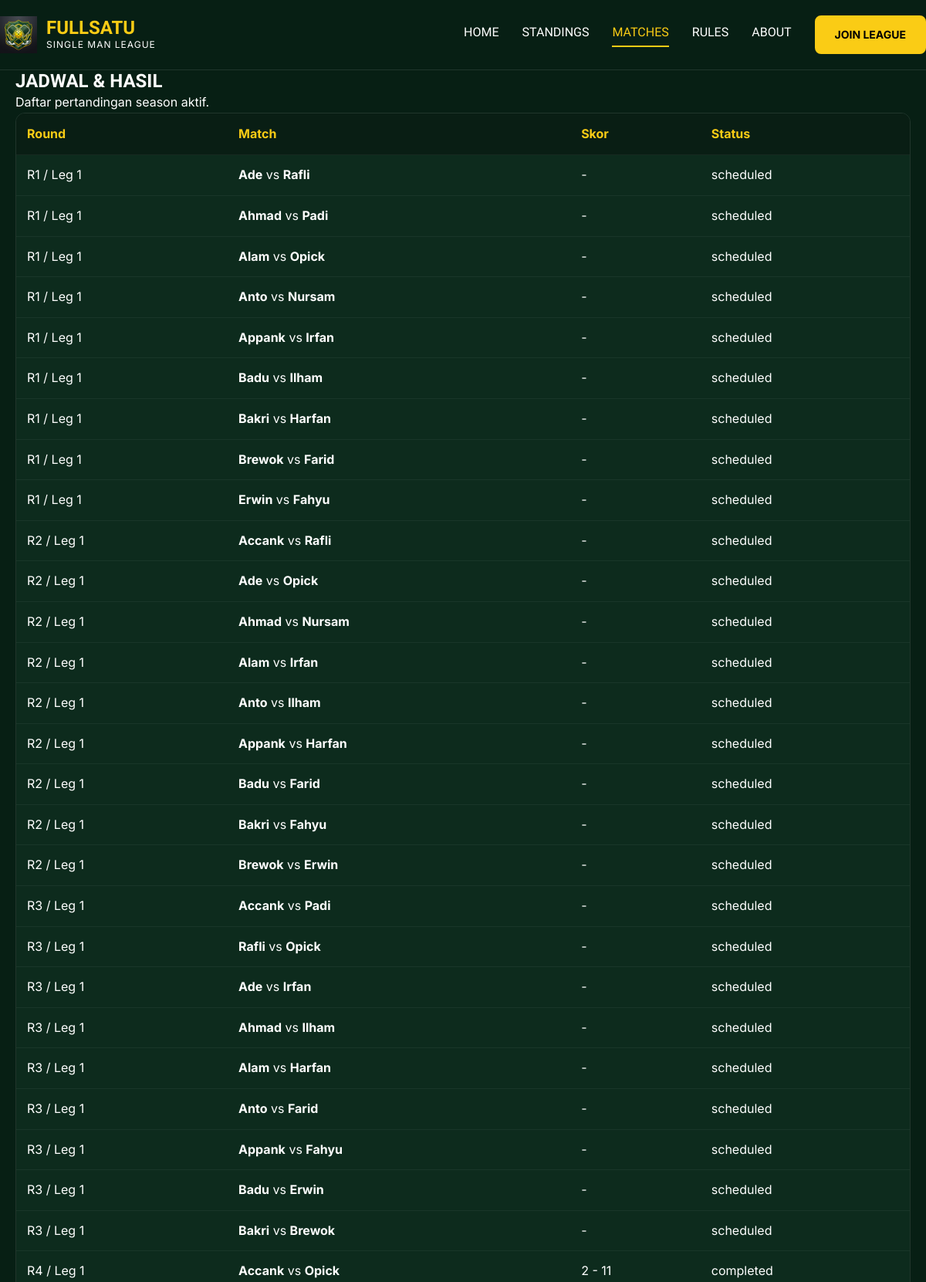
The app's page /matches.php (upper part) with its own data.
### tables this page shows
CREATE TABLE IF NOT EXISTS `matches` (
  `id` int NOT NULL AUTO_INCREMENT,
  `season_id` int NOT NULL,
  `round_number` int NOT NULL,
  `leg_number` int NOT NULL DEFAULT '1',
  `player1_id` int NOT NULL,
  `player2_id` int NOT NULL,
  `player1_score` int DEFAULT NULL,
  `player2_score` int DEFAULT NULL,
  `winner_id` int DEFAULT NULL,
  `status` enum('scheduled','completed') NOT NULL DEFAULT 'scheduled',
  `scheduled_at` datetime DEFAULT NULL,
  `created_at` timestamp NULL DEFAULT CURRENT_TIMESTAMP,
  PRIMARY KEY (`id`),
  KEY `season_id` (`season_id`),
  KEY `player1_id` (`player1_id`),
  KEY `player2_id` (`player2_id`),
  KEY `winner_id` (`winner_id`),
  CONSTRAINT `matches_ibfk_1` FOREIGN KEY (`season_id`) REFERENCES `seasons` (`id`) ON DELETE CASCADE,
  CONSTRAINT `matches_ibfk_2` FOREIGN KEY (`player1_id`) REFERENCES `players` (`id`),
  CONSTRAINT `matches_ibfk_3` FOREIGN KEY (`player2_id`) REFERENCES `players` (`id`),
  CONSTRAINT `matches_ibfk_4` FOREIGN KEY (`winner_id`) REFERENCES `players` (`id`)
);

CREATE TABLE IF NOT EXISTS `players` (
  `id` int NOT NULL AUTO_INCREMENT,
  `name` varchar(100) NOT NULL,
  `created_at` timestamp NULL DEFAULT CURRENT_TIMESTAMP,
  PRIMARY KEY (`id`)
);

### includes/functions.php (called while the page is built, shortened)
<?php
function e($value) {
    return htmlspecialchars((string)$value, ENT_QUOTES, 'UTF-8');
}
function getCurrentSeason($pdo) {
    $stmt = $pdo->query("SELECT * FROM seasons ORDER BY id DESC LIMIT 1");
    return $stmt->fetch();
}
?>

### matches.php (the view, shortened to what this page needs)
<?php
require 'config/db.php';
require 'includes/functions.php';
$season = getCurrentSeason($pdo);
include 'includes/header.php';
?>
<section class="hero"><h1>Jadwal & Hasil</h1><p>Daftar pertandingan season aktif.</p></section>
<?php if ($season):
$stmt = $pdo->prepare("SELECT m.*, p1.name AS player1, p2.name AS player2, w.name AS winner FROM matches m JOIN players p1 ON p1.id=m.player1_id JOIN players p2 ON p2.id=m.player2_id LEFT JOIN players w ON w.id=m.winner_id WHERE m.season_id=? ORDER BY m.round_number, m.id");
$stmt->execute([$season['id']]);
$matches = $stmt->fetchAll();
?>
<div class="table-wrap"><table><thead><tr><th>Round</th><th>Match</th><th>Skor</th><th>Status</th></tr></thead><tbody>
<?php foreach($matches as $m): ?>
<tr><td>R<?= e($m['round_number']) ?> / Leg <?= e($m['leg_number']) ?></td><td><strong><?= e($m['player1']) ?></strong> vs <strong><?= e($m['player2']) ?></strong></td><td><?= $m['status']==='completed' ? e($m['player1_score']).' - '.e($m['player2_score']) : '-' ?></td><td><span class="badge"><?= e($m['status']) ?></span></td></tr>
<?php endforeach; ?>
</tbody></table></div>
<?php endif; include 'includes/footer.php'; ?>

### assets/css/style.css (style rules this page uses)
:root { --color-primary: #facc15; --color-primary-dark: #eab308; --color-bg-dark: #071f14; --color-bg-light: #0d2b1d; --color-bg-card: rgba(255, 255, 255, 0.05); --color-text-main: #ffffff; --color-text-muted: #94a3b8; --color-text-green: #4ade80; --color-border: rgba(255, 255, 255, 0.1); --font-heading: 'Oswald', sans-serif; --font-body: 'Inter', sans-serif; }
* { box-sizing: border-box; margin: 0; padding: 0; }
body { font-family: var(--font-body); background-color: var(--color-bg-dark); color: var(--color-text-main); line-height: 1.6; }
h1, h2, h3, h4, h5, h6 { font-family: var(--font-heading); text-transform: uppercase; line-height: 1.2; }
.table-wrap { overflow: auto; border-radius: 12px; border: 1px solid var(--color-border); }
table { width: 100%; border-collapse: collapse; background: var(--color-bg-light); }
th { background: rgba(0,0,0,0.3); color: var(--color-primary); text-align: left; padding: 14px; }
td { padding: 13px 14px; border-top: 1px solid rgba(255,255,255,.05); }

### records on screen
matches: round_number "1", leg_number "1", player1.name "Ade", player2.name "Rafli", status "scheduled"
matches: round_number "1", leg_number "1", player1.name "Ahmad", player2.name "Padi", status "scheduled"
matches: round_number "1", leg_number "1", player1.name "Alam", player2.name "Opick", status "scheduled"
matches: round_number "1", leg_number "1", player1.name "Anto", player2.name "Nursam", status "scheduled"
matches: round_number "1", leg_number "1", player1.name "Appank", player2.name "Irfan", status "scheduled"
matches: round_number "1", leg_number "1", player1.name "Badu", player2.name "Ilham", status "scheduled"
matches: round_number "1", leg_number "1", player1.name "Bakri", player2.name "Harfan", status "scheduled"
matches: round_number "1", leg_number "1", player1.name "Brewok", player2.name "Farid", status "scheduled"
matches: round_number "1", leg_number "1", player1.name "Erwin", player2.name "Fahyu", status "scheduled"
matches: round_number "2", leg_number "1", player1.name "Accank", player2.name "Rafli", status "scheduled"
matches: round_number "2", leg_number "1", player1.name "Ade", player2.name "Opick", status "scheduled"
matches: round_number "2", leg_number "1", player1.name "Ahmad", player2.name "Nursam", status "scheduled"
matches: round_number "2", leg_number "1", player1.name "Alam", player2.name "Irfan", status "scheduled"
matches: round_number "2", leg_number "1", player1.name "Anto", player2.name "Ilham", status "scheduled"
matches: round_number "2", leg_number "1", player1.name "Appank", player2.name "Harfan", status "scheduled"
matches: round_number "2", leg_number "1", player1.name "Badu", player2.name "Farid", status "scheduled"
matches: round_number "2", leg_number "1", player1.name "Bakri", player2.name "Fahyu", status "scheduled"
matches: round_number "2", leg_number "1", player1.name "Brewok", player2.name "Erwin", status "scheduled"
matches: round_number "3", leg_number "1", player1.name "Accank", player2.name "Padi", status "scheduled"
matches: round_number "3", leg_number "1", player1.name "Rafli", player2.name "Opick", status "scheduled"
matches: round_number "3", leg_number "1", player1.name "Ade", player2.name "Irfan", status "scheduled"
matches: round_number "3", leg_number "1", player1.name "Ahmad", player2.name "Ilham", status "scheduled"
matches: round_number "3", leg_number "1", player1.name "Alam", player2.name "Harfan", status "scheduled"
matches: round_number "3", leg_number "1", player1.name "Anto", player2.name "Farid", status "scheduled"
matches: round_number "3", leg_number "1", player1.name "Appank", player2.name "Fahyu", status "scheduled"
matches: round_number "3", leg_number "1", player1.name "Badu", player2.name "Erwin", status "scheduled"
matches: round_number "3", leg_number "1", player1.name "Bakri", player2.name "Brewok", status "scheduled"
matches: round_number "4", leg_number "1", player1.name "Accank", player2.name "Opick", player1_score "2", player2_score "11", status "completed"
